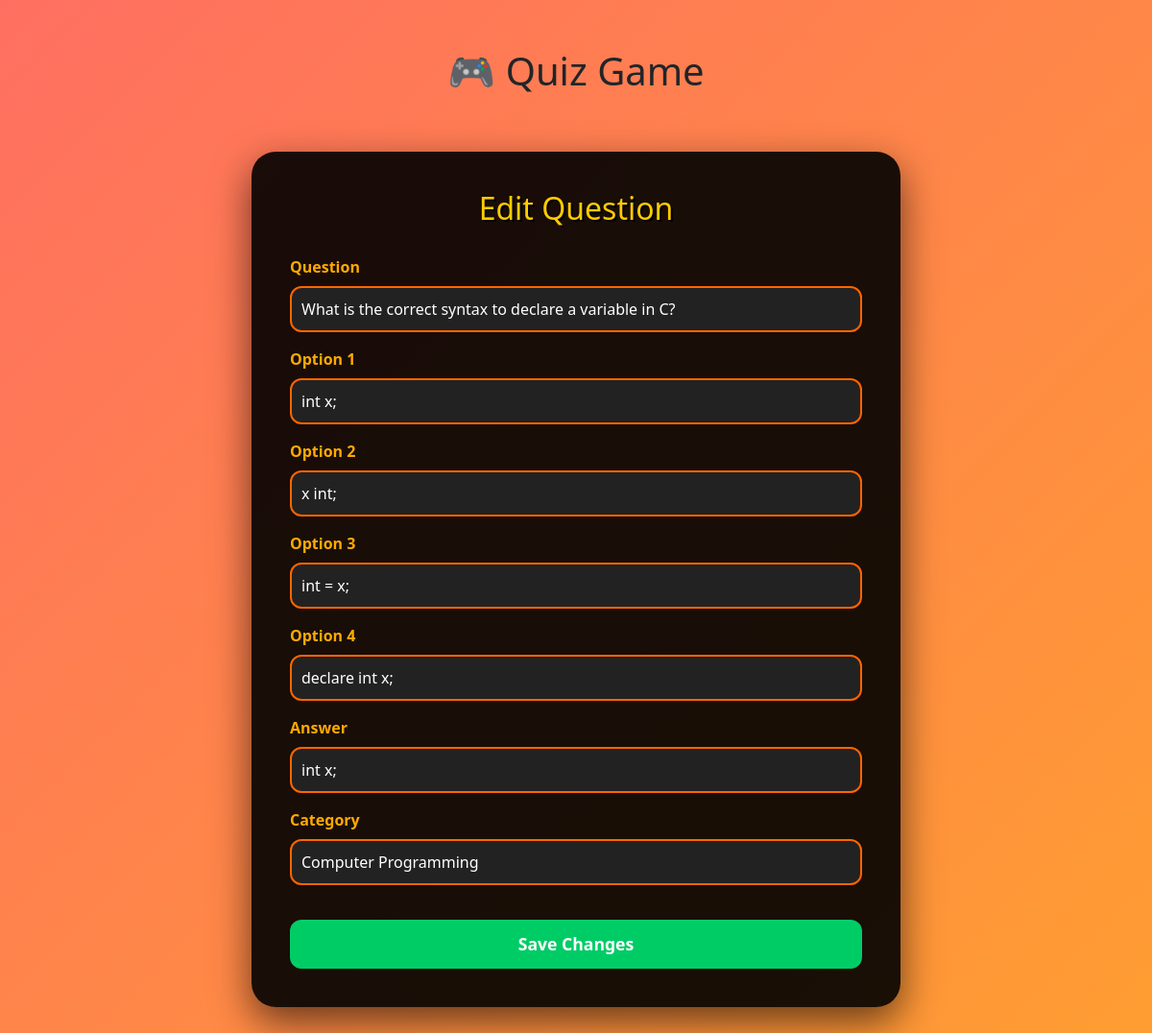
Screenshot of /admin/edit/1 (signed in) with the database file from the repository.
### main.py (models this page shows)
class Question(db.Model):
    id = db.Column(db.Integer, primary_key=True)
    question = db.Column(db.String(255), nullable=False)
    option1 = db.Column(db.String(100), nullable=False)
    option2 = db.Column(db.String(100), nullable=False)
    option3 = db.Column(db.String(100), nullable=False)
    option4 = db.Column(db.String(100), nullable=False)
    answer = db.Column(db.String(100), nullable=False)
    category = db.Column(db.String(100), nullable=False)

### main.py (the view, shortened to what this page needs)
@app.route('/admin/edit/<int:id>', methods=['GET', 'POST'])
def edit_question(id):
    if 'admin' not in session:
        return redirect(url_for('admin'))
    question = Question.query.get(id)
    return render_template('edit_question.html', question=question)

### templates/edit_question.html (shortened to what this page needs)
{% extends "base.html" %}
{% block content %}
<!DOCTYPE html>
<html lang="en">
<head>
</head>
<body>
    <div class="edit-form-container">
        <h3>Edit Question</h3>
        <form method="POST">
            <div class="mb-3">
                <label class="form-label">Question</label>
                <input type="text" name="question" class="form-control" value="{{ question.question }}" required>
            </div>
            <div class="mb-3">
                <label class="form-label">Option 1</label>
                <input type="text" name="option1" class="form-control" value="{{ question.option1 }}" required>
            </div>
            <div class="mb-3">
                <label class="form-label">Option 2</label>
                <input type="text" name="option2" class="form-control" value="{{ question.option2 }}" required>
            </div>
            <div class="mb-3">
                <label class="form-label">Option 3</label>
                <input type="text" name="option3" class="form-control" value="{{ question.option3 }}" required>
            </div>
            <div class="mb-3">
                <label class="form-label">Option 4</label>
                <input type="text" name="option4" class="form-control" value="{{ question.option4 }}" required>
            </div>
            <div class="mb-3">
                <label class="form-label">Answer</label>
                <input type="text" name="answer" class="form-control" value="{{ question.answer }}" required>
            </div>
            <div class="mb-3">
                <label class="form-label">Category</label>
                <input type="text" name="category" class="form-control" value="{{ question.category }}" required>
            </div>
            <button type="submit" class="btn btn-success w-100">Save Changes</button>
        </form>
    </div>
</body>
</html>
{% endblock %}

### templates/base.html (style rules this page uses)
body { padding-top: 50px; background: #f8f9fa; }

### templates/edit_question.html (style rules this page uses)
body { background: linear-gradient(-45deg, #ff6f61, #ffcc00, #ff6f61); background-size: 400% 400%; animation: gradientBG 12s ease infinite; font-family: 'Segoe UI', sans-serif; }
.edit-form-container { background-color: rgba(0, 0, 0, 0.9); padding: 40px; border-radius: 25px; box-shadow: 0 15px 40px rgba(0, 0, 0, 0.6); max-width: 700px; margin: 60px auto; color: #fff; }
h3 { font-size: 2rem; color: #ffcc00; text-align: center; margin-bottom: 30px; text-shadow: 2px 2px #000; }
label { font-weight: bold; color: #ffaa00; }
.form-control { background-color: #222; color: white; border: 2px solid #ff6600; border-radius: 12px; padding: 10px; transition: 0.3s ease; }
.btn-success { background-color: #00cc66; border: none; font-weight: bold; font-size: 1.1rem; border-radius: 12px; padding: 12px; margin-top: 20px; transition: all 0.3s ease-in-out; }

### rows the page displays
Question: question "What is the correct syntax to declare a variable in C?", option1 "int x;", option2 "x int;", option3 "int = x;", option4 "declare int x;", answer "int x;", category "Computer Programming"
